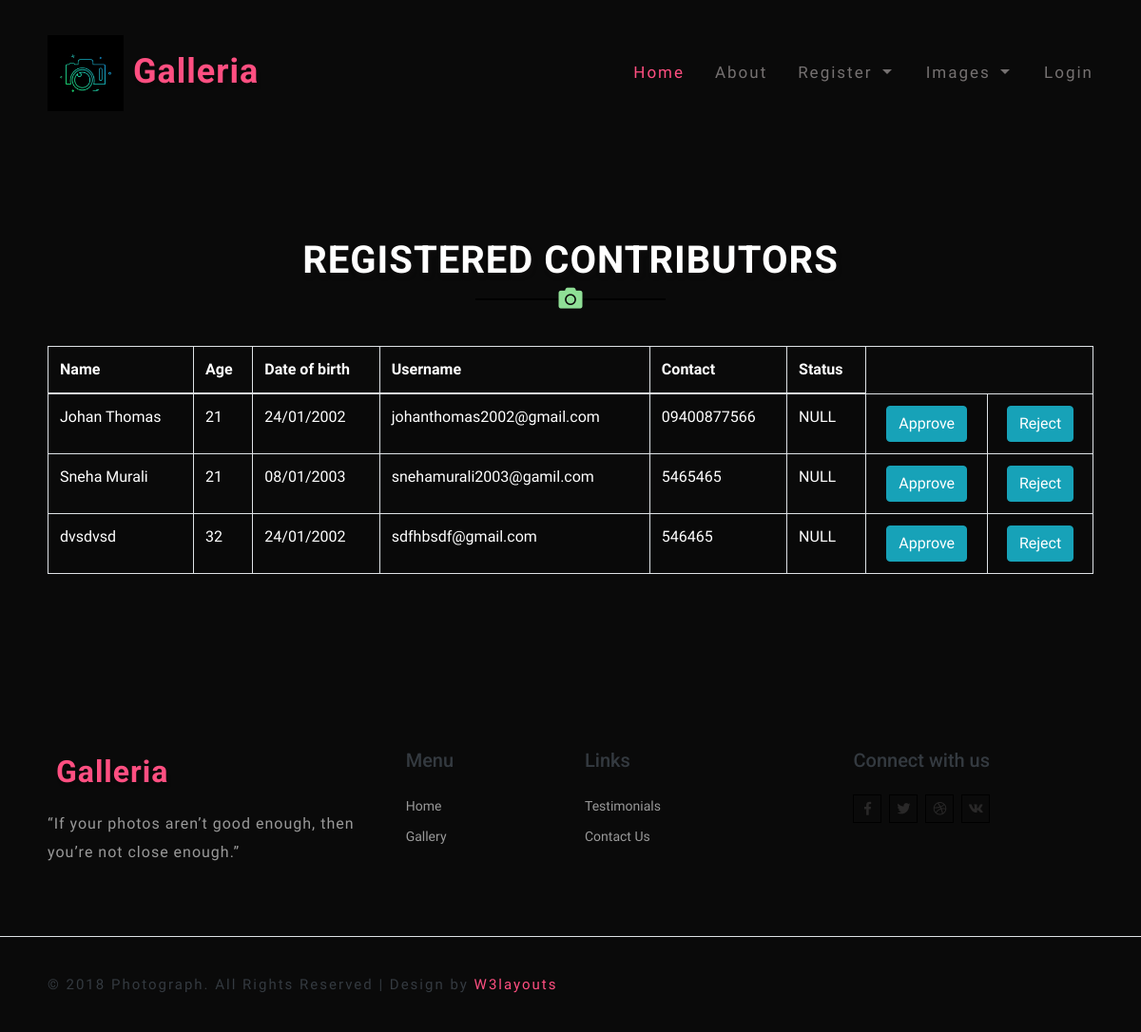
/v_contributor, run on an earlier commit of the app's database.
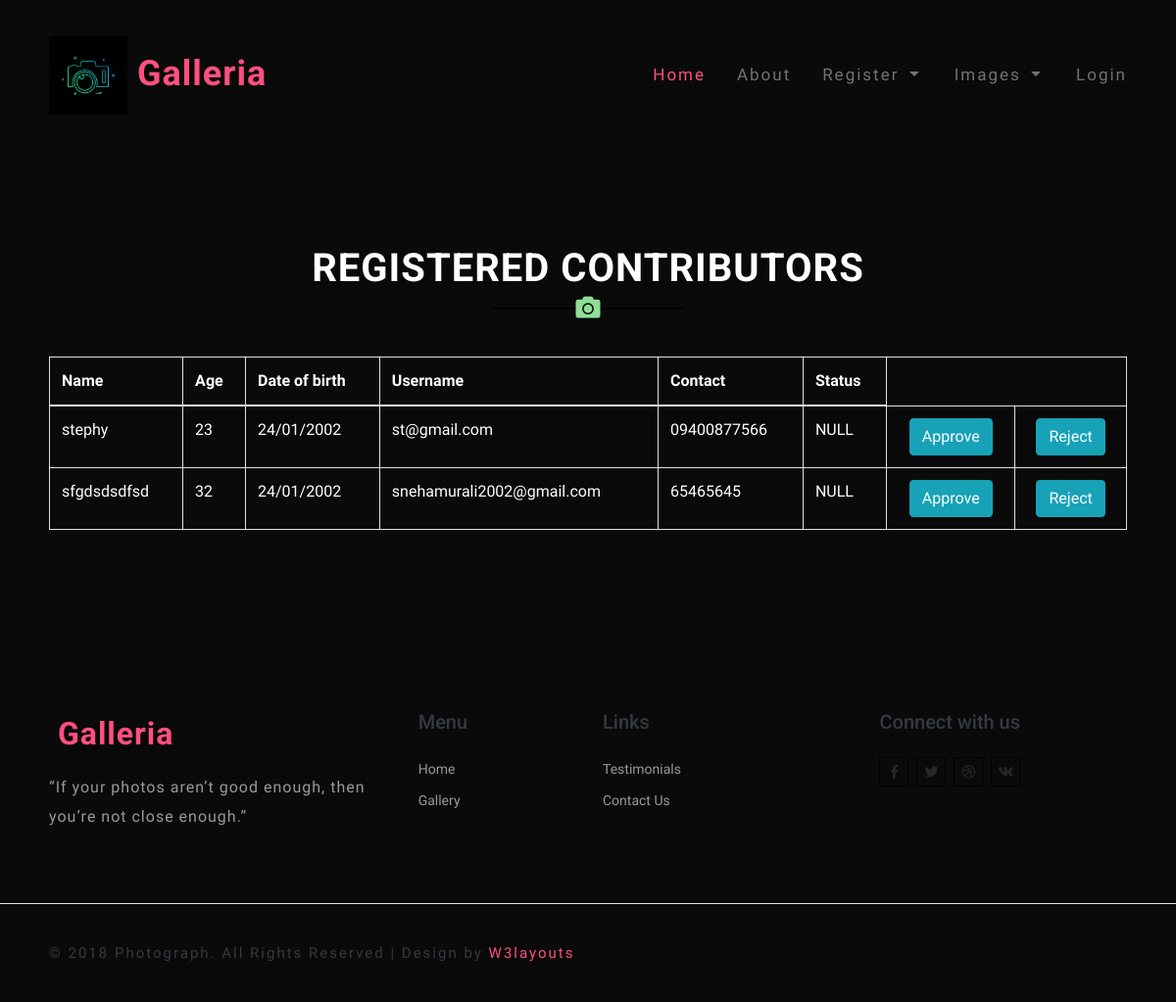
And on a later commit of the database.
### Image/models.py (models this page shows)
class register(db.Model, UserMixin):
    id=db.Column(db.Integer, primary_key=True)
    name = db.Column(db.String(80))
    email= db.Column(db.String(80))
    number= db.Column(db.String (10))
    password = db.Column(db.String(80))
    utype = db.Column(db.String(80))
    age = db.Column(db.String(80))
    dob = db.Column(db.String(80))
    image=db.Column(db.String(80))
    status=db.Column(db.String(80),default='NULL')

### Image/routes.py (the view)
@login_required
@app.route('/v_contributor')
def vw_contributors():
    a = register.query.filter_by(utype="Contributor",status="NULL").all()
    return render_template("viewcon.html",a=a)

### Image/templates/viewcon.html (shortened to what this page needs)
{%extends 'layout.html'%}
{%block content%}
<div class="newsletter_right_w3agile py-5" id="newsletter">
    <div class="container py-xl-5 py-lg-3">
        <div class="main-title text-center mb-5">
            <h3 class="tittle text-uppercase text-white font-weight-bold">Registered Contributors</h3>
            <div class="title-icon">
                <i class="fas fa-camera"></i>
            </div>
        </div>
                <table class="table table-striped table-bordered" style="color: #ffff;">
                    <thead>
                        <tr>
                            <th>Name</th>
                            <th>Age</th>
                            <th>Date of birth</th>
                            <th>Username</th>
                            <th>Contact</th>
                            <th>Status</th>
                        </tr>
                    </thead>
                <tbody>
                {% for i in a %}
                <tr>
                    <td>{{i.name}}</td>
                    <td>{{i.age}}</td>
                    <td>{{i.dob}}</td>
                    <td>{{i.email}}</td>
                    <td>{{i.number}}</td>
                    <td>{{i.status}}</td>
                    <td class="text-center"><a class='btn btn-info btn-xs' href="/approve_contributor/{{i.id}}">
                         Approve</a></td>
                    <td class="text-center"><a class='btn btn-info btn-xs' href="/reject_contributor/{{i.id}}">
                         Reject</a></td>
                </tr>
                {% endfor %}
                </tbody>
                </table>
</div>
</div>
{%endblock%}

### Image/templates/layout.html (shortened to what this page needs)
<!DOCTYPE html>
<html lang="zxx">
<head>
	<link rel="stylesheet" href="../static/css/bootstrap.css">
	<link href="../static/css/pogo-slider.min.css" rel="stylesheet" type="text/css" media="all" />
	<link rel="stylesheet" href="../static/css/owl.theme.css" type="text/css" media="all">
	<link rel="stylesheet" href="../static/css/owl.carousel.css" type="text/css" media="screen" property="" />
	<link href="../static/css/prettyPhoto.css" rel="stylesheet" type="text/css" />
	<link rel="stylesheet" href="../static/css/style.css" type="text/css" media="all" />
	<link rel="stylesheet" href="../static/css/fontawesome-all.css">
</head>
<body>
	<header>
		<div class="main-top py-1">
			<nav class="navbar navbar-expand-lg navbar-light fixed-navi">
				<div class="container">
					<h1>
						<a class="navbar-brand font-weight-bold" href="index.html">
							<img src="../static/images/icon.png" alt="" class="img-fluid" height="80" width="80"> Galleria
						</a>
					</h1>
					<div class="collapse navbar-collapse text-center" id="navbarSupportedContent">
						<ul class="navbar-nav ml-lg-auto">
						  {% if session['ut'] == "admin" %}
							<li class="nav-item active mt-lg-0 mt-3">
								<a class="nav-link" href="/">Home
									<span class="sr-only">(current)</span>
								</a>
							</li>&nbsp;&nbsp;&nbsp;&nbsp;&nbsp;&nbsp;&nbsp;&nbsp;
							<li class="nav-item dropdown">
                                <a class="nav-link dropdown-toggle" href="#" id="navbarDropdown" role="button" data-toggle="dropdown"
                                    aria-haspopup="true" aria-expanded="false">
                                    Users
                                </a>
                                <div class="dropdown-menu" aria-labelledby="navbarDropdown">
                                    <a class="dropdown-item" href="/v_users">Users</a>
                                    <a class="nav-link dropdown-toggle" href="#" id="navbarDropdown" role="button" data-toggle="dropdown"
                                    aria-haspopup="true" aria-expanded="false">
                                    Contributors
                                </a>
                                    <div class="dropdown-menu" aria-labelledby="navbarDropdown">
                                    <a class="dropdown-item" href="/v_contributor ">Requests</a>
                                    <a class="dropdown-item" href="/va_contributor">Approved</a>
                                    <a class="dropdown-item" href="/vr_contributor">Rejected</a>
                                    </div>
                                </div>
                            </li>
							<li class="nav-item mx-lg-4 my-lg-0 my-3">
								<a class="nav-link" href="/v_comp">View Complaints</a>
							</li>
							<li class="nav-item mx-lg-4 my-lg-0 my-3">
								<a class="nav-link" href=" ">Image Bookings</a>
							</li>;&nbsp;
							<li class="nav-item">
								<a class="nav-link" href="/logout">Logout</a>
							</li>
							{% else %}
									<li class="nav-item active mt-lg-0 mt-3">
										<a class="nav-link" href="/">Home
										</a>
									</li>&nbsp;&nbsp;
									<li class="nav-item mx-lg-4 my-lg-0 my-3">
										<a class="nav-link scroll" href="#about">About</a>
									</li>&nbsp;&nbsp;
									<li class="nav-item dropdown">
										<a class="nav-link dropdown-toggle" href="#" id="navbarDropdown" role="button" data-toggle="dropdown"
											aria-haspopup="true" aria-expanded="false">
											Register
										</a>
									</li>  &nbsp;&nbsp;&nbsp;&nbsp;&nbsp;&nbsp;&nbsp;&nbsp;&nbsp;
									<li class="nav-item dropdown">
										<a class="nav-link dropdown-toggle" href="#" id="navbarDropdown" role="button" data-toggle="dropdown"
											aria-haspopup="true" aria-expanded="false">
											Images
										</a>
									</li>&nbsp;&nbsp;&nbsp;&nbsp;&nbsp;&nbsp;&nbsp;&nbsp;&nbsp;
									<li class="nav-item">
										<a class="nav-link" href="/login">Login</a>
									</li>
							{% endif %}
						</ul>
					</div>
				</div>
			</nav>
		</div>
	</header>
    {% block content %}
    {% endblock %}
	<footer>
		<div class="w3ls-footer-grids py-sm-4 py-3">
			<div class="container py-xl-5 py-lg-3">
				<div class="row">
					<div class="col-md-4 w3l-footer pr-4">
						<h2>
							<a class="navbar-brand font-weight-bold logo2" href="index.html">
								<img src="../static/images/logo2.png" alt="" class="img-fluid"> Galleria
							</a>
						</h2>
						<p class="mt-3">“If your photos aren’t good enough, then you’re not close enough.”</p>
					</div>
					<div class="col-md-2 w3l-footer my-md-0 my-4">
						<h5 class="text-dark footer-links mb-4">Menu</h5>
						<ul class="list-unstyled">
							<li>
								<a href="index.html" class="scroll">Home</a>
							</li>
							<li class="mt-2">
								<a href="#gallery" class="scroll">Gallery</a>
							</li>
						</ul>
					</div>
					<div class="col-md-3 w3l-footer mb-md-0 mb-4">
						<h5 class="text-dark footer-links mb-4">Links</h5>
						<ul class="list-unstyled">
							<li class="mt-2">
								<a href="#testimonials" class="scroll">Testimonials</a>
							</li>
							<li class="mt-2">
								<a href="#contact" class="scroll">Contact Us</a>
							</li>
						</ul>
					</div>
					<div class="col-md-3 w3l-footer footer-social-agile">
						<h5 class="text-dark footer-links mb-4">Connect with us</h5>
						<ul class="list-unstyled">
							<li>
								<a href="#">
									<i class="fab fa-facebook-f"></i>
								</a>
							</li>
							<li class="mx-1">
								<a href="#">
									<i class="fab fa-twitter"></i>
								</a>
							</li>
							<li>
								<a href="#">
									<i class="fab fa-dribbble"></i>
								</a>
							</li>
							<li class="ml-1">
								<a href="#">
									<i class="fab fa-vk"></i>
								</a>
							</li>
						</ul>
					</div>
				</div>
			</div>
		</div>
	</footer>
	<div class="copy-right-w3ls py-3 border-top">
		<div class="container">
			<p class="copy-right-grids text-dark">© 2018 Photograph. All Rights Reserved | Design by
				<a href="https://w3layouts.com/" target="_blank">W3layouts</a>
			</p>
		</div>
	</div>
</body>
</html>

### Image/static/css/style.css (style rules this page uses)
body { padding: 0; margin: 0; background: #0a0a0a; font-family: 'Hind', sans-serif; }
body a { transition: 0.5s all; -webkit-transition: 0.5s all; -moz-transition: 0.5s all; -o-transition: 0.5s all; -ms-transition: 0.5s all; text-decoration: none; }
h1, h2, h3, h4, h5, h6 { margin: 0; padding: 0; font-family: 'Roboto', sans-serif; }
p { margin: 0; padding: 0; font-size: 16px; letter-spacing: 1px; line-height: 1.9; color: #999; font-family: 'Hind', sans-serif; }
ul, ol { margin: 0; padding: 0; }
a.navbar-brand { font-size: 36px; letter-spacing: 1px; color: #ff4f81; text-shadow: 2px 5px 3px rgba(0, 0, 0, 0.18); }
.navbar-light .navbar-brand, .navbar-light .navbar-brand:hover, .navbar-light .navbar-brand:focus { color: #ff4f81; }
.navbar-light .navbar-nav .nav-link { padding: 0; color: #757171; font-size: 17px; letter-spacing: 2px; font-weight: 500; }
.navbar-light .navbar-nav .show>.nav-link, .navbar-light .navbar-nav .active>.nav-link, .navbar-light .navbar-nav .nav-link.show, .navbar-light .navbar-nav .nav-link.active, .navbar-light .navbar-nav .nav-link:hover, .navbar-light .navbar-nav .nav-link:focus { color: #ff4f81; }
nav.fixed-navi ul { list-style: none; margin: 0; padding: 0; }
nav.fixed-navi ul li { float: left; }
h3.tittle { color: #ff4f81; text-shadow: 2px 4px 5px rgba(21, 20, 20, 0.22); font-size: 40px; letter-spacing: 1px; }
.title-icon i { color: rgb(143, 223, 150); font-size: 25px; position: absolute; top: -13px; left: 0; right: 0; }
.title-icon { border-bottom: 2px solid #000; max-width: 200px; margin: 1em auto 1.5em; position: relative; }
a.navbar-brand.logo2 { font-size: 32px; }
.w3l-footer ul li a { color: #999; font-size: 14px; }
.footer-social-agile ul li, .payment-w3lsmk ul li { display: inline-block; }
.footer-social-agile ul li a i { height: 30px; width: 30px; line-height: 29px; background: none; color: #292828; border: 1px solid #000; text-align: center; transition: 0.5s all; -webkit-transition: 0.5s all; -moz-transition: 0.5s all; -o-transition: 0.5s all; -ms-transition: 0.5s all; }
p.copy-right-grids { letter-spacing: 2px; font-size: 15px; }
p.copy-right-grids a { color: #ff4f81; }
.container { padding: 20px; }

What changed in the data, as far as the page shows it:
no longer on this page (row edited): register: name "Johan Thomas", age "21", dob "24/01/2002", email "johanthomas2002@gmail.com", number "09400877566", status "NULL"
no longer on this page (row edited): register: name "Sneha Murali", age "21", dob "08/01/2003", email "snehamurali2003@gamil.com", number "5465465", status "NULL"
changed register: name "dvsdvsd" → "stephy"; age "32" → "23"; email "sdfhbsdf@gmail.com" → "st@gmail.com"; number "546465" → "09400877566"
added register: name "sfgdsdsdfsd", age "32", dob "24/01/2002", email "snehamurali2002@gmail.com", number "65465645", status "NULL"
